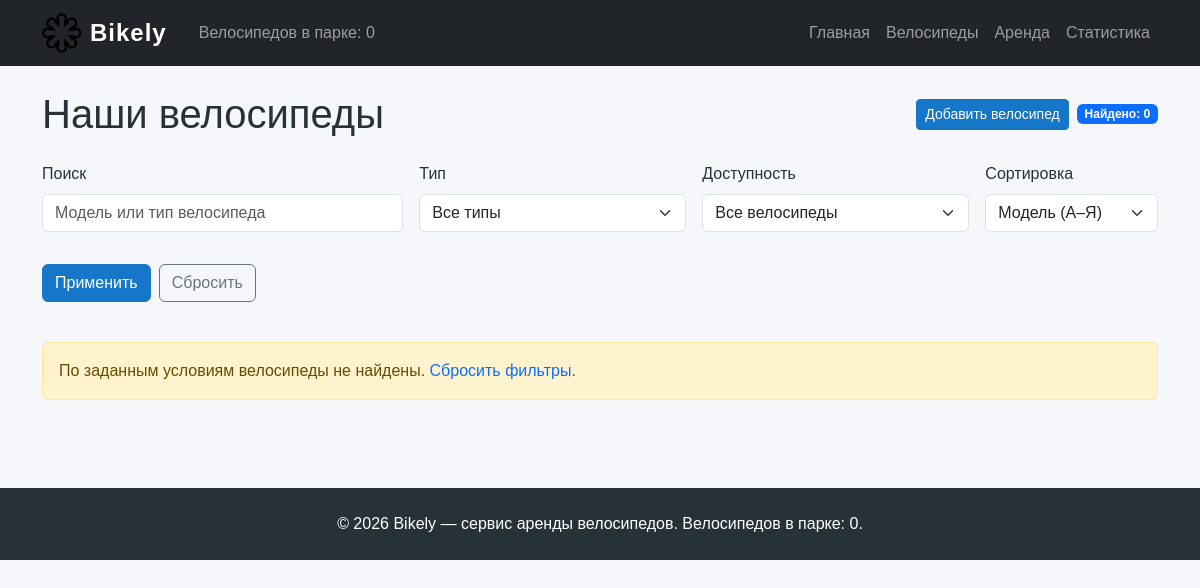
Page /bikes/ on the earlier database version.
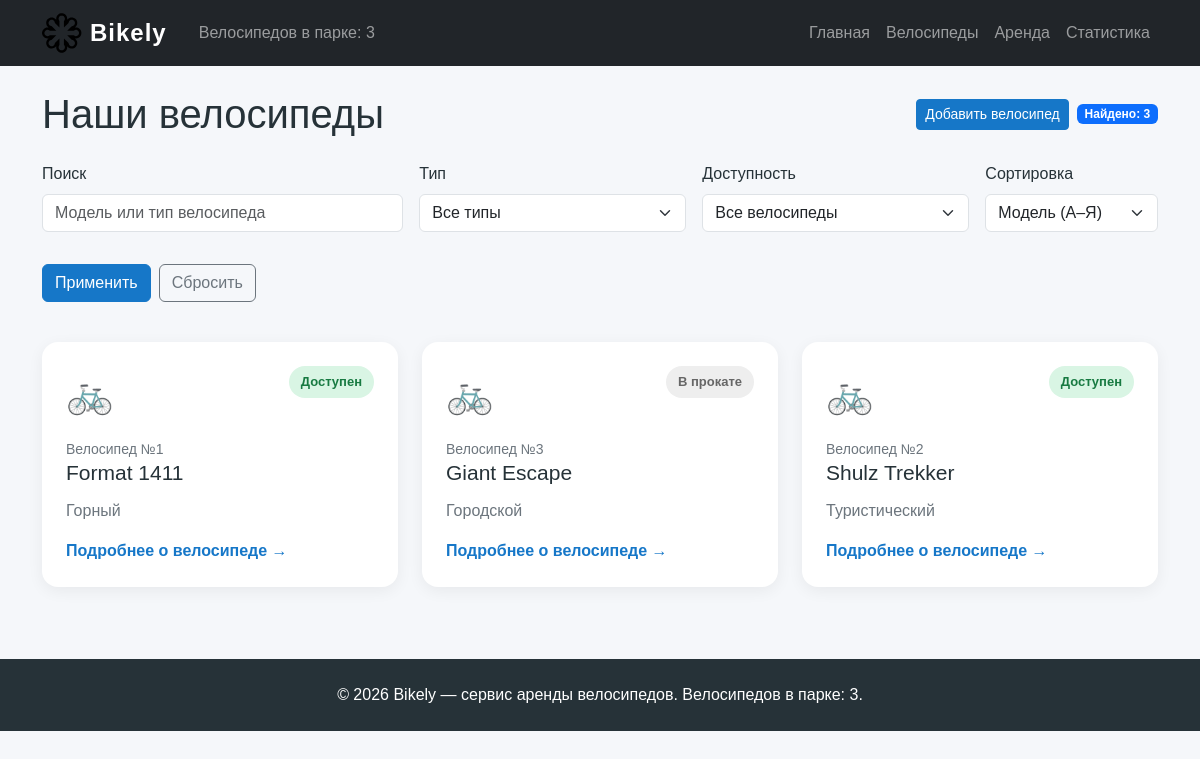
Same page on the later database version.
### web_bikes/models.py (models this page shows, shortened)
class Bike(models.Model):
    class Type(models.TextChoices):
        MOUNTAIN = "Mountain", "Горный"
        TOURING = "Touring", "Туристический"
        URBAN = "Urban", "Городской"
        CHILD = "Child", "Детский"
    model = models.CharField(
        max_length=200,
        verbose_name="Модель",
        help_text="Например: «Format 1411».",
    )
    type = models.CharField(
        max_length=50,
        choices=Type.choices,
        verbose_name="Тип",
        help_text="Тип определяет назначение велосипеда.",
    )
    is_available = models.BooleanField(
        default=True,
        verbose_name="Доступен для аренды",
        help_text="Снимите флажок, когда велосипед выдан клиенту.",
    )
    image = models.FileField(
        upload_to="bikes/",
        blank=True,
        validators=[validate_bike_image],
        verbose_name="Изображение",
        help_text=(
            "Фотография велосипеда в формате JPEG, PNG или WebP "
            "размером до 5 МБ."
        ),
    )
    slug = models.SlugField(
        max_length=255,
        unique=True,
        editable=False,
        verbose_name="URL-идентификатор",
    )
    objects = BikeQuerySet.as_manager()
    def get_absolute_url(self):
        return reverse("web_bikes:detail", kwargs={"slug": self.slug})
    class Meta:
        ordering = ["model"]
        verbose_name = "Велосипед"
        verbose_name_plural = "Велосипеды"

### web_bikes/views.py (the view)
# urls.py: path("", views.bikes_list_view, name="list"),
def bikes_list_view(request):
    form = BikeFilterForm(request.GET or None)
    if form.is_bound and form.is_valid():
        search = form.cleaned_data["search"].strip()
        selected_type = form.cleaned_data["type"]
        availability = form.cleaned_data["availability"] or "all"
        sort = form.cleaned_data["sort"] or DEFAULT_SORT
    else:
        search = ""
        selected_type = ""
        availability = "all"
        sort = DEFAULT_SORT
    bikes = Bike.objects.with_rental_stats()
    if search:
        bikes = bikes.filter(
            Q(model__icontains=search) | Q(type__icontains=search)
        )
    type_labels = dict(Bike.Type.choices)
    if selected_type in type_labels:
        bikes = bikes.filter(type=selected_type)
        selected_type_label = type_labels[selected_type]
    else:
        selected_type = ""
        selected_type_label = ""
    if availability == "available":
        bikes = bikes.available()
    elif availability == "rented":
        bikes = bikes.exclude(is_available=True)
    else:
        availability = "all"
    if sort not in SORT_FIELDS:
        sort = DEFAULT_SORT
    bikes = bikes.order_by(*SORT_FIELDS[sort])
    stations = Station.objects.with_rental_stats()
    context = {
        "bikes": bikes,
        "stations": stations,
        "form": form,
        "search": search,
        "selected_type": selected_type,
        "selected_type_label": selected_type_label,
        "availability": availability,
        "sort": sort,
    }
    return render(request, "web_bikes/bike_list.html", context)

### web_bikes/forms.py
class BikeFilterForm(forms.Form):
    search = forms.CharField(
        required=False,
        label="Поиск",
        widget=forms.TextInput(
            attrs={
                "class": "form-control",
                "placeholder": "Модель или тип велосипеда",
            }
        ),
    )
    type = forms.ChoiceField(
        required=False,
        label="Тип",
        choices=BIKE_TYPE_CHOICES,
        widget=forms.Select(attrs={"class": "form-select"}),
    )
    availability = forms.ChoiceField(
        required=False,
        label="Доступность",
        choices=AVAILABILITY_CHOICES,
        initial="all",
        widget=forms.Select(attrs={"class": "form-select"}),
    )
    sort = forms.ChoiceField(
        required=False,
        label="Сортировка",
        choices=SORT_CHOICES,
        initial=DEFAULT_SORT,
        widget=forms.Select(attrs={"class": "form-select"}),
    )

### web_bikes/templates/web_bikes/bike_list.html (shortened to what this page needs)
{% extends "base.html" %}
{% block content %}
<div class="d-flex flex-wrap justify-content-between align-items-center gap-2 mb-4">
    <h1 class="mb-0">Наши велосипеды</h1>
    <div class="d-flex flex-wrap align-items-center gap-2">
        <a class="btn btn-primary btn-sm"
           href="{% url 'web_bikes:create' %}">
            Добавить велосипед
        </a>
        <span class="badge bg-primary">
            Найдено: {{ bikes|length }}
        </span>
    </div>
</div>
<form method="get" action="{% url 'web_bikes:list' %}" class="row g-3 mb-4">
    <div class="col-md-4">
        {% include "includes/form_field.html" with field=form.search %}
    </div>
    <div class="col-md-3">
        {% include "includes/form_field.html" with field=form.type %}
    </div>
    <div class="col-md-3">
        {% include "includes/form_field.html" with field=form.availability %}
    </div>
    <div class="col-md-2">
        {% include "includes/form_field.html" with field=form.sort %}
    </div>
    <div class="col-12 d-flex gap-2 mb-3">
        <button class="btn btn-primary" type="submit">Применить</button>
        <a href="{% url 'web_bikes:list' %}" class="btn btn-outline-secondary">
            Сбросить
        </a>
    </div>
</form>
{% if bikes %}
    <div class="row g-4">
        {% for bike in bikes %}
            {% include "web_bikes/includes/bike_card.html" with bike=bike %}
        {% endfor %}
    </div>
{% else %}
    <div class="alert alert-warning">
        По заданным условиям велосипеды не найдены.
        <a href="{% url 'web_bikes:list' %}">Сбросить фильтры</a>.
    </div>
{% endif %}
{% endblock %}

### web_bikes/templates/web_bikes/includes/bike_card.html
<div class="col-md-6 col-lg-4">
    <article class="data-card h-100">
        <div class="d-flex justify-content-between align-items-start gap-2">
            {% if bike.image %}
                <img src="{{ bike.image.url }}"
                     alt="Фото {{ bike.model }}"
                     class="bike-photo bike-card-photo">
            {% else %}
                <span class="bike-icon">🚲</span>
            {% endif %}
            {% if bike.is_available %}
                <span class="status status-active">Доступен</span>
            {% else %}
                <span class="status status-muted">В прокате</span>
            {% endif %}
        </div>
        <div class="mt-3">
            <div class="small text-secondary">
                Велосипед №{{ bike.id }}
            </div>
            <h3>{{ bike.model|default:"Модель не указана" }}</h3>
            <p class="text-secondary mb-3">
                {{ bike.get_type_display|default:"Тип не указан" }}
            </p>
            <a class="text-link" href="{{ bike.get_absolute_url }}">
                Подробнее о велосипеде →
            </a>
        </div>
    </article>
</div>

Differences in the rows shown:
added Bike: is_available "Доступен", id "1", model "Format 1411", type "Горный"
added Bike: is_available "В прокате", id "3", model "Giant Escape", type "Городской"
added Bike: is_available "Доступен", id "2", model "Shulz Trekker", type "Туристический"
Other differences:
{{ bikes_count }}: "0" → "3"
{{ bikes|length }}: "0" → "3"
text no longer shown: "По заданным условиям велосипеды не найдены. Сбросить фильтры ."
